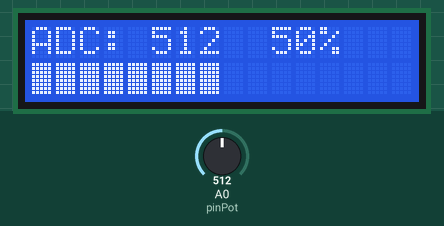
Simulated run of this sketch. Board: Arduino Uno, built with avr-gcc and run on an emulated ATmega328P. Shown: 16×2 character LCD. The test bench sets the inputs (shaded band); at power-on: A0 (pinPot) = 512. What the sketch prints to the serial monitor is not drawn.

Above: at 1.2 s.
1.3 s: A0 (pinPot) set to 1014
At 2.4 s:
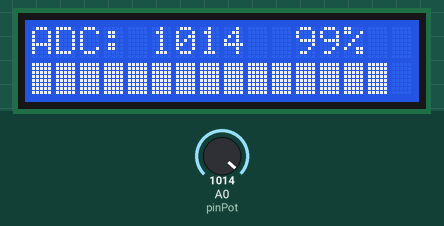
2.9 s: A0 (pinPot) set to 1023
At 3.6 s:
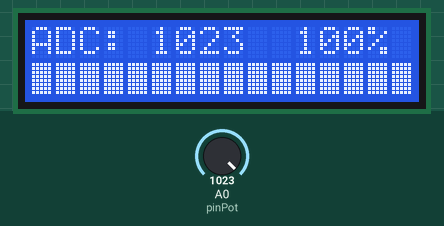
4.6 s: A0 (pinPot) set to 900
At 5.9 s:
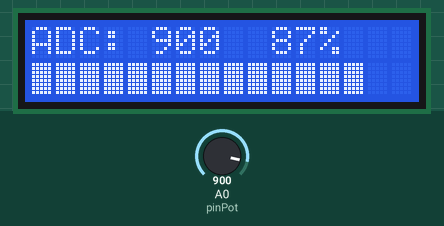
6.2 s: A0 (pinPot) set to 716
At 7.2 s:
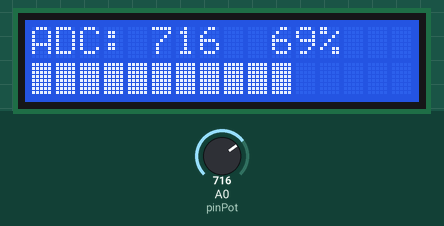
7.8 s: A0 (pinPot) set to 200
At 9.2 s:
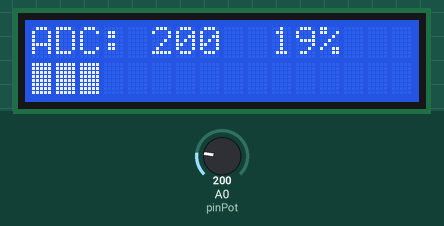
9.5 s: A0 (pinPot) set to 173
At 10.4 s:
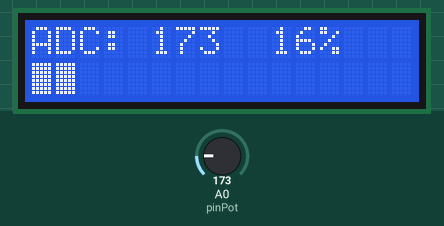
Timing chart, 0 to 12.1 s (numbered marks = the images above; inputs shaded):
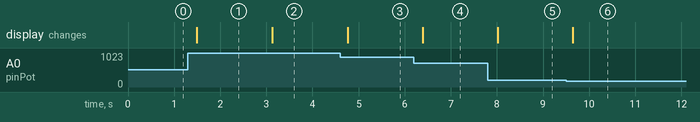

Measured:
- the behaviour switches between 1022 and 1023 on A0 (pinPot) (found by bisection; images 1 and 2)
- the behaviour switches between 192 and 191 on A0 (pinPot) (found by bisection; images 5 and 6)
- after the input at 1.3 s, the display: changes after 0.19 s (image 1)
- after the input at 2.9 s, the display: changes after 0.23 s (image 2)
- after the input at 4.6 s, the display: changes after 0.16 s (image 3)
- after the input at 6.2 s, the display: changes after 0.19 s (image 4)
- after the input at 7.8 s, the display: changes after 0.21 s (image 5)
- after the input at 9.5 s, the display: changes after 0.14 s (image 6)

The sketch:

modul3-modifikasigabunguartl2c.ino
```cpp
#include <Wire.h>               // Memanggil library untuk komunikasi I2C bawaan Arduino
#include <LiquidCrystal_I2C.h>  // Memanggil library khusus untuk mengontrol LCD via modul I2C
#include <Arduino.h>            // Memanggil library utama Arduino (opsional jika di Arduino IDE)

// Menginisialisasi objek LCD dengan alamat 0x27, jumlah kolom 16, dan jumlah baris 2
LiquidCrystal_I2C lcd(0x27, 16, 2);

const int pinPot = A0;          // Menetapkan pin A0 sebagai pin pembacaan potensiometer

void setup() {
  Serial.begin(9600);           // Membuka jalur komunikasi serial (UART) ke komputer dengan kecepatan 9600 bps

  lcd.init();                   // Melakukan inisialisasi awal pada layar LCD
  lcd.backlight();              // Menyalakan lampu latar (backlight) agar tulisan pada LCD terlihat
}

void loop() {
  int nilai = analogRead(pinPot); // Membaca tegangan analog dari A0 dan mengubahnya jadi angka digital (0 - 1023)

  // -- BLOK KALKULASI --
  // Menghitung nilai tegangan aktual: (Nilai ADC / 1023) * 5.0 Volt
  float voltase = nilai * (5.0 / 1023.0);
  // Memetakan rentang ADC 0-1023 menjadi rentang persentase 0-100%
  int persen = map(nilai, 0, 1023, 0, 100);
  // Memetakan rentang ADC 0-1023 menjadi jumlah blok visual LCD 0-16 blok
  int panjangBar = map(nilai, 0, 1023, 0, 16);

  // -- BLOK OUTPUT SERIAL MONITOR (UART) --
  Serial.print("ADC: ");        // Mencetak teks "ADC: " ke Serial Monitor tanpa baris baru
  Serial.print(nilai);          // Mencetak nilai mentah ADC
  Serial.print("\tVolt: ");     // Mencetak spasi tabulasi (\t) dan teks "Volt: "
  Serial.print(voltase);        // Mencetak hasil perhitungan voltase
  Serial.print(" V\tPersen: "); // Mencetak teks dengan tabulasi
  Serial.print(persen);         // Mencetak nilai persentase
  Serial.println("%");          // Mencetak simbol "%" dan membuat baris baru (println)

  // -- BLOK OUTPUT LCD (I2C) --
  // Baris 1: ADC dan Persentase
  lcd.setCursor(0, 0);          // Memindahkan kursor LCD ke kolom pertama (0), baris pertama (0)
  lcd.print("ADC: ");           // Menampilkan teks "ADC: " di LCD
  lcd.print(nilai);             // Menampilkan angka ADC
  lcd.print("  ");              // Menambahkan spasi sebagai pemisah visual
  lcd.print(persen);            // Menampilkan angka persentase
  lcd.print("%   ");            // Menambahkan simbol % dan spasi ekstra untuk menimpa sisa karakter lama

  // Baris 2: Indikator Bar Level
  lcd.setCursor(0, 1);          // Memindahkan kursor LCD ke kolom pertama (0), baris kedua (1)
  for (int i = 0; i < 16; i++) { // Memulai perulangan dari 0 hingga 15 (total 16 kolom)
    if (i < panjangBar) {       // Jika posisi kolom saat ini (i) lebih kecil dari target panjang bar...
      lcd.print((char)255);     // ...cetak karakter kotak solid (ASCII 255)
    } else {                    // Jika tidak (melebihi batas panjang bar)...
      lcd.print(" ");           // ...cetak spasi kosong untuk menghapus sisa blok saat nilai turun
    }
  }

  delay(200);                   // Jeda waktu 200 ms agar pembacaan stabil dan layar tidak berkedip (flicker)
}
```
